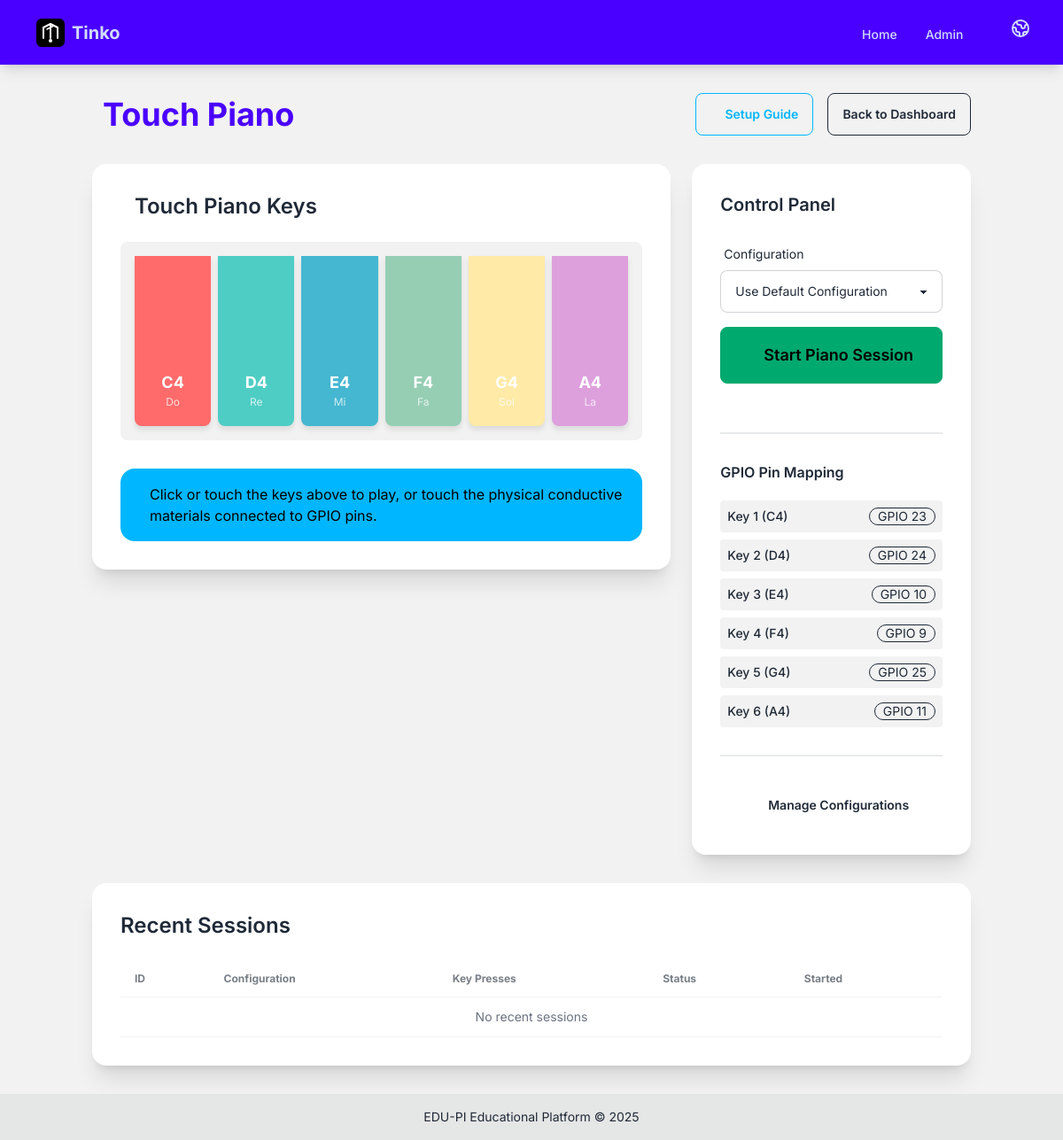
/plugins/edupi/touch_piano/, run on the app's committed database.
### plugins/edupi/touch_piano/models.py (models this page shows, shortened)
class PianoKey(models.Model):
    config = models.ForeignKey(
        PianoConfig,
        on_delete=models.CASCADE,
        related_name="keys",
        help_text=_("Configuration this key belongs to"),
    )
    key_number = models.PositiveIntegerField(
        help_text=_("Key number (1-6)"),
    )
    note = models.CharField(
        max_length=10,
        help_text=_("Musical note (e.g., C4, D4, E4)"),
    )
    frequency = models.FloatField(
        help_text=_("Note frequency in Hz"),
    )
    gpio_pin = models.PositiveIntegerField(
        help_text=_("GPIO pin number (BCM)"),
    )
    label = models.CharField(
        max_length=50,
        blank=True,
        help_text=_("Optional label for the key"),
    )
    color = models.CharField(
        max_length=7,
        default="#3B82F6",
        help_text=_("Hex color code for this key on the web interface"),
    )
    is_active = models.BooleanField(
        default=True,
        help_text=_("Whether this key is enabled"),
    )
    class Meta:
        app_label = "edupi_touch_piano"
        verbose_name = _("Piano Key")
        verbose_name_plural = _("Piano Keys")
        ordering = ["key_number"]
        unique_together = ["config", "key_number"]

### plugins/edupi/touch_piano/views.py (the view, shortened to what this page needs)
# urls.py: path("", views.PianoDashboardView.as_view(), name="dashboard"),
class PianoDashboardView(View):
    def get(self, request):
        configs = PianoConfig.objects.filter(is_active=True).order_by("name")
        default_config = PianoConfig.objects.filter(is_active=True).first()
        if not default_config:
            default_config = self._create_default_config()
        keys = []
        if default_config:
            keys = list(
                default_config.keys.filter(is_active=True).order_by("key_number")
            )
        current_session = None
        session_id = piano_service.get_session_id()
        context = {
            "title": _("Touch Piano"),
            "configs": configs,
            "default_config": default_config,
            "keys": keys,
            "current_session": current_session,
            "key_mapping": DEFAULT_KEY_MAPPING,
            "quick_form": QuickPlayForm(),
            "gpio_pins": [23, 24, 10, 9, 25, 11],  # Display pin numbers
        }
        return render(request, "touch_piano/dashboard.html", context)

### plugins/edupi/touch_piano/forms.py
class QuickPlayForm(forms.Form):
    config_id = forms.ModelChoiceField(
        queryset=PianoConfig.objects.filter(is_active=True),
        label=_("Piano Configuration"),
        widget=forms.Select(attrs={"class": "select select-bordered w-full"}),
        required=False,
    )
    def __init__(self, *args, **kwargs):
        super().__init__(*args, **kwargs)
        self.fields["config_id"].empty_label = _("Use Default Configuration")

### plugins/edupi/touch_piano/models.py (called while the page is built)
    def __str__(self):
        return self.name

### plugins/edupi/touch_piano/piano_service.py (called while the page is built)
    def get_session_id(self) -> Optional[int]:
        return self._current_session_id

### plugins/edupi/touch_piano/templates/touch_piano/dashboard.html (shortened to what this page needs)
{% extends "base.html" %}
{% load i18n %}
{% block content %}
<div class="container mx-auto px-4 py-8">
    <div class="flex justify-between items-center mb-8">
        <h1 class="text-4xl font-bold text-primary">
            {{ title }}
        </h1>
        <div class="flex gap-4">
            <a href="{% url 'touch_piano:instructions' %}" class="btn btn-outline btn-info">
                {% trans "Setup Guide" %}
            </a>
            <a href="{% url 'home' %}" class="btn btn-outline">
                {% trans "Back to Dashboard" %}
            </a>
        </div>
    </div>
    <div class="grid grid-cols-1 lg:grid-cols-3 gap-6 mb-8">
        <div class="lg:col-span-2">
            <div class="card bg-base-100 shadow-xl">
                <div class="card-body">
                    <h2 class="card-title text-2xl mb-4">
                        {% trans "Touch Piano Keys" %}
                    </h2>
                    <div class="flex justify-center gap-2 mb-6 p-4 bg-base-200 rounded-lg">
                        {% for key in keys %}
                        <div
                            id="piano-key-{{ key.key_number }}"
                            class="piano-key w-24 h-48 rounded-b-lg cursor-pointer transition-all duration-100 flex flex-col items-center justify-end pb-4 select-none"
                            style="background-color: {{ key.color }};"
                            data-key-number="{{ key.key_number }}"
                            data-note="{{ key.note }}"
                            onmousedown="onKeyPress({{ key.key_number }})"
                            onmouseup="onKeyRelease({{ key.key_number }})"
                            onmouseleave="onKeyRelease({{ key.key_number }})"
                            ontouchstart="event.preventDefault(); onKeyPress({{ key.key_number }})"
                            ontouchend="event.preventDefault(); onKeyRelease({{ key.key_number }})"
                        >
                            <span class="text-white font-bold text-lg">{{ key.note }}</span>
                            <span class="text-white text-xs opacity-75">{{ key.label }}</span>
                        </div>
                        {% endfor %}
                    </div>
                    <div class="alert alert-info">
                        <span>{% trans "Click or touch the keys above to play, or touch the physical conductive materials connected to GPIO pins." %}</span>
                    </div>
                </div>
            </div>
        </div>
        <div class="card bg-base-100 shadow-xl">
            <div class="card-body">
                <h2 class="card-title text-xl mb-4">{% trans "Control Panel" %}</h2>
                <div class="mb-6">
                    <div id="session-controls-stopped" class="{% if current_session %}hidden{% endif %}">
                        <form id="start-session-form">
                            <div class="form-control mb-4">
                                <label class="label">
                                    <span class="label-text">{% trans "Configuration" %}</span>
                                </label>
                                {{ quick_form.config_id }}
                            </div>
                            <button type="button" class="btn btn-success btn-lg w-full" onclick="startSession()">
                                {% trans "Start Piano Session" %}
                            </button>
                        </form>
                    </div>
                </div>
                <div class="divider"></div>
                <h3 class="font-semibold mb-3">{% trans "GPIO Pin Mapping" %}</h3>
                <div class="space-y-2 text-sm">
                    {% for key in keys %}
                    <div class="flex justify-between items-center p-2 bg-base-200 rounded">
                        <span class="font-medium">{% trans "Key" %} {{ key.key_number }} ({{ key.note }})</span>
                        <span class="badge badge-outline">GPIO {{ key.gpio_pin }}</span>
                    </div>
                    {% endfor %}
                </div>
                <div class="divider"></div>
                <a href="{% url 'touch_piano:config_list' %}" class="btn btn-ghost btn-block">
                    {% trans "Manage Configurations" %}
                </a>
            </div>
        </div>
    </div>
    <div class="card bg-base-100 shadow-xl">
        <div class="card-body">
            <h2 class="card-title text-2xl mb-4">{% trans "Recent Sessions" %}</h2>
            <div class="overflow-x-auto">
                <table class="table">
                    <thead>
                        <tr>
                            <th>{% trans "ID" %}</th>
                            <th>{% trans "Configuration" %}</th>
                            <th>{% trans "Key Presses" %}</th>
                            <th>{% trans "Status" %}</th>
                            <th>{% trans "Started" %}</th>
                        </tr>
                    </thead>
                    <tbody>
                        {% for session in recent_sessions|default:""|slice:":10" %}
                            <tr>
                                <td>{{ session.id }}</td>
                                <td>{{ session.config.name|default:"N/A" }}</td>
                                <td>{{ session.total_key_presses }}</td>
                                <td>
                                    <span class="badge {% if session.is_active %}badge-success{% else %}badge-ghost{% endif %}">
                                        {% if session.is_active %}{% trans "Active" %}{% else %}{% trans "Ended" %}{% endif %}
                                    </span>
                                </td>
                                <td>{{ session.started_at|date:"Y-m-d H:i" }}</td>
                            </tr>
                        {% empty %}
                            <tr>
                                <td colspan="5" class="text-center text-gray-500">
                                    {% trans "No recent sessions" %}
                                </td>
                            </tr>
                        {% endfor %}
                    </tbody>
                </table>
            </div>
        </div>
    </div>
</div>
{% endblock %}

### templates/base.html (style rules this page uses)
body { font-family: 'Inter', sans-serif; }

### plugins/edupi/touch_piano/templates/touch_piano/dashboard.html (style rules this page uses)
.piano-key { border: 3px solid transparent; box-shadow: 0 4px 6px rgba(0, 0, 0, 0.1); }

### data on the page
PianoKey: note "C4", label "Do", key_number "1", gpio_pin "23"
PianoKey: note "D4", label "Re", key_number "2", gpio_pin "24"
PianoKey: note "E4", label "Mi", key_number "3", gpio_pin "10"
PianoKey: note "F4", label "Fa", key_number "4", gpio_pin "9"
PianoKey: note "G4", key_number "5", gpio_pin "25"
PianoKey: note "A4", label "La", key_number "6", gpio_pin "11"

### other printed values
{{ title }} "Touch Piano"
